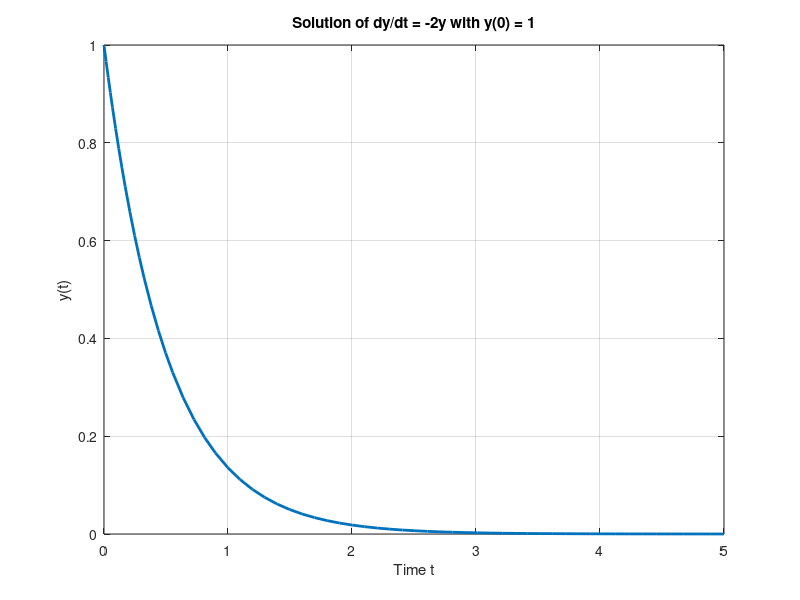

Here is the MATLAB script that generated this plot:
%% Purpose of the program: solve the first order ODE y' = -2y, with y(0) = 1

% Define the ODE as a function. For simple cases like first order ODEs, you can use the matlab anonymous function. Otherwise, create a separate
% function file.
odefun = @(t, y) -2*y;

% Define the time span and initial condition
tspan = [0 5];          
y0 = 1;                  

% Call the MATLAB's ODE solver
[t, y] = ode45(odefun, tspan, y0);

plot(t, y, 'LineWidth', 2)
xlabel('Time t')
ylabel('y(t)')
title('Solution of dy/dt = -2y with y(0) = 1')
grid on

% The solution shows an exponentially decaying function, starting at 1 (because of my initial condition y(0) = 1). This graph represents the
% behavior of the system and indicates that the solution has the form of y(0) * e^(-a t)